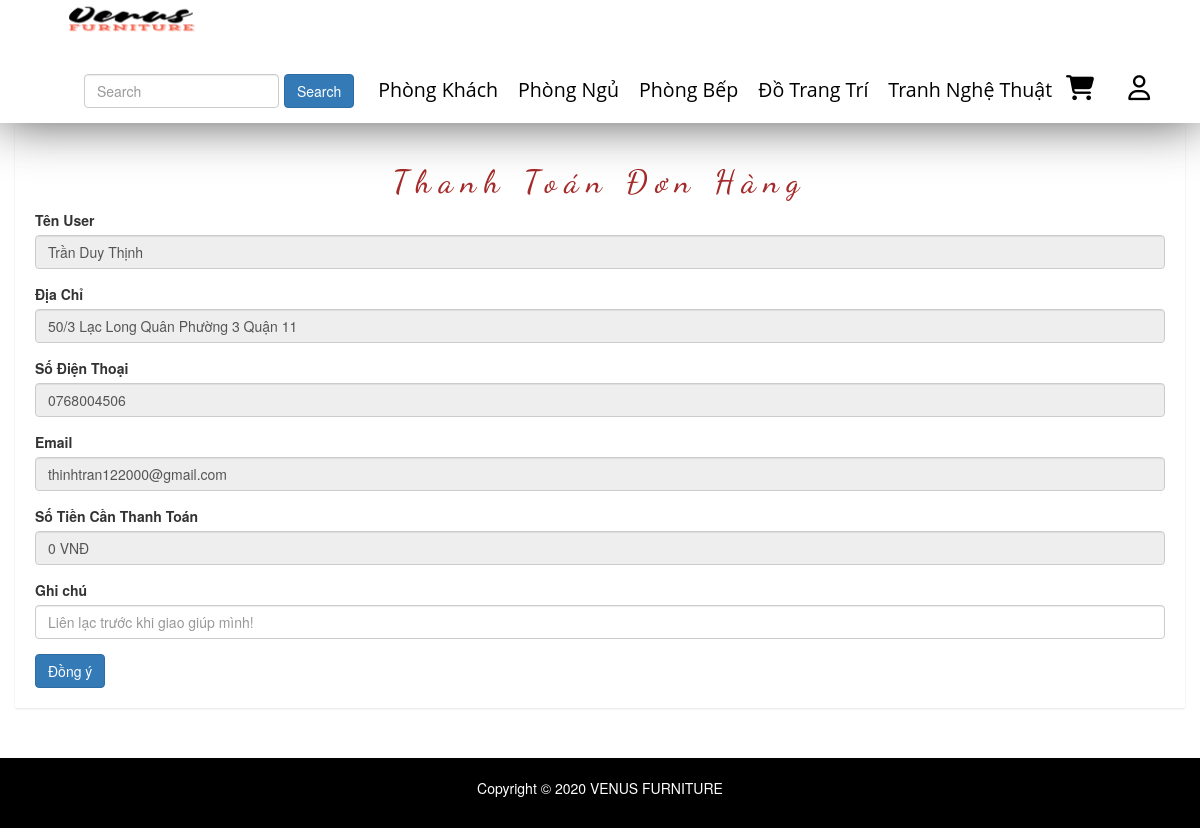
/public/pages/thanh-toan.php, run on the app's committed database.
### tables this page shows
CREATE TABLE `category` (
  `id` int(50) NOT NULL,
  `name` varchar(100) DEFAULT NULL,
  `slug` varchar(100) DEFAULT NULL,
  `images` varchar(100) DEFAULT NULL,
  `banner` varchar(100) DEFAULT NULL,
  `home` tinyint(100) DEFAULT 0,
  `status` tinyint(4) DEFAULT 0,
  `created_at` timestamp NOT NULL DEFAULT current_timestamp(),
  `updated_at` timestamp NOT NULL DEFAULT current_timestamp() ON UPDATE current_timestamp()
);

CREATE TABLE `users` (
  `id` int(50) NOT NULL,
  `name` varchar(100) DEFAULT NULL,
  `email` varchar(100) DEFAULT NULL,
  `address` varchar(100) DEFAULT NULL,
  `phone` char(15) DEFAULT NULL,
  `Account` varchar(100) NOT NULL,
  `password` varchar(100) DEFAULT NULL,
  `avatar` varchar(100) DEFAULT NULL,
  `status` tinyint(4) DEFAULT 1,
  `token` varchar(50) DEFAULT NULL,
  `created_at` timestamp NULL DEFAULT NULL,
  `updated_at` timestamp NULL DEFAULT NULL ON UPDATE current_timestamp()
);

### libraries/Database.php (called while the page is built, shortened)
<?php
class DataProvider
{
	public static function ExecuteQuery($sql)
	{
		try{
			$connection = mysqli_connect("localhost","root","", "web_noi_that");
			mysqli_query($connection, "set names 'utf8'");
			$result = mysqli_query($connection, $sql);
			return $result;
		}catch(Exception $ex)
		{
			return null;
		}
    }
}
?>

### public/pages/thanh-toan.php (the view, shortened to what this page needs)
<?php
require_once __DIR__ . "/../../layouts/header.php";
?>
<div class="product-status mg-tb-15" style="min-height:618px">
    <div class="container-fluid">
        <div class="row">
            <div class="col-lg-12 col-md-12 col-sm-12 col-xs-12">
                <div class="product-status-wrap">
                    <h2 class="text-center">Thanh Toán Đơn Hàng </h2>
                    <form action="" method="post" enctype="multipart/form-data" id="USedit">
                        <?php
                        try {
                            $sql = "SELECT * FROM users";
                            $result = DataProvider::ExecuteQuery($sql);
                            $row = mysqli_fetch_array($result);
                        } catch (Exception $ex) {
                            echo "Không thể mở CSDL";
                        }
                        ?>
                        <div class="form-group">
                            <label>Tên User</label>
                            <input readonly="" type="text" class="form-control" placeholder="Enter name" name="TenUS" value="<?php echo $row['name'] ?>">
                        </div>
                        <div class="form-group">
                            <label>Địa Chỉ</label>
                            <input readonly="" type="text" class="form-control" placeholder="351 Lạc Long Quân-Phường 4- Quận 5- Thành Phố Hồ Chí Minh" name="address" value="<?php echo $row['address'] ?>">
                        </div>
                        <div class="form-group">
                            <label>Số Điện Thoại</label>
                            <input readonly="" type="number" class="form-control" placeholder="0345197655" name="phone" value="<?php echo $row['phone'] ?>">
                        </div>
                        <div class="form-group">
                            <label>Email</label>
                            <input readonly="" type="email" class="form-control" placeholder="ABC@gmail.com" name="email" value="<?php echo $row['email'] ?>">
                        </div>
                        <div class="form-group">
                            <label>Số Tiền Cần Thanh Toán</label>
                            <input readonly="" type="text" class="form-control" placeholder="" name="tongtien" value="<?php echo number_format($_SESSION['tongtien'],0) ?> VNĐ">
                        </div>
                        <div class="form-group">
                            <label>Ghi chú</label>
                            <input  type="text" class="form-control" placeholder="Liên lạc trước khi giao giúp mình!" name="note" >
                        </div>
                        <button type="submit" class="btn btn-primary">Đồng ý</button>
                    </form>
                </div>
            </div>
        </div>
    </div>
</div>
<?php
require_once __DIR__ . "/../../layouts/footer.php" ?>

### layouts/header.php (shortened to what this page needs)
<!DOCTYPE html>
<html>
<head>
    <link rel="stylesheet" href="/redirect?Id=CvmsVv9asuSiOaRBBz9urpS909ixNzNqI37%2b8O1yQr4%3d">
    <link rel="stylesheet" type="text/css" href="../vendors/fonts/css/fontawesome.css">
    <link rel="stylesheet" type="text/css" href="../resources/css/styles.css">
    <link rel="stylesheet" href="../vendors/css/bootstrap.css">
    <link rel="stylesheet" href="../resources/css/queries.css">
    <link rel="stylesheet" href="../vendors/css/bootstrap-grid.css">
    <link rel="stylesheet" href="css/bootstrap.min.css">
    <link rel="stylesheet" href="css/font-awesome.min.css">
    <link rel="stylesheet" href="css/owl.carousel.css">
    <link rel="stylesheet" href="css/owl.theme.css">
    <link rel="stylesheet" href="css/owl.transitions.css">
    <link rel="stylesheet" href="css/animate.css">
    <link rel="stylesheet" href="css/normalize.css">
    <link rel="stylesheet" href="css/meanmenu.min.css">
    <link rel="stylesheet" href="css/main.css">
    <link rel="stylesheet" href="css/morrisjs/morris.css">
    <link rel="stylesheet" href="css/scrollbar/jquery.mCustomScrollbar.min.css">
    <link rel="stylesheet" href="css/metisMenu/metisMenu.min.css">
    <link rel="stylesheet" href="css/metisMenu/metisMenu-vertical.css">
    <link rel="stylesheet" href="css/calendar/fullcalendar.min.css">
    <link rel="stylesheet" href="css/calendar/fullcalendar.print.min.css">
    <link rel="stylesheet" href="style.css">
    <link rel="stylesheet" href="css/responsive.css">
    <link rel="stylesheet" href="https://maxcdn.bootstrapcdn.com/bootstrap/3.3.5/css/bootstrap.min.css"><script src="https://maxcdn.bootstrapcdn.com/bootstrap/3.3.5/js/bootstrap.min.js"></script>
</head>
<body>
    <div class="sticky">
        <nav>
            <a href="../index.php"><img class="logo"
                    src="../resources/img/hinh/logo2.png" alt="logo"></a>
            <div>
            <ul class="main-nav">
              <li>
                <form class="form-inline " id="reseach" action="show-row.php" method="get">
             <input class="form-control mr-sm-2" type="search" placeholder="Search" aria-label="Search" name="search">
              <button class="btn btn-primary my-2 my-sm-0" type="submit" name="ok" value="search">Search</button>
           </form>
          </li>
                    <?php
                    $sql = "SELECT * FROM `category`";
                    $category = DataProvider::ExecuteQuery($sql);
                    while ($loai = mysqli_fetch_array($category)) {
                        $chuoi = <<< EOD
                          <li><a class="a" href="/TTT/public/pages/show-row.php?id={$loai['id']}">  {$loai['name']}</a>
                          <ul class="submenu">
                          EOD;
                        echo $chuoi;
                        echo " </ul>";
                    }
                    echo   "</li>";
                    ?>
                    <a class="fas fa-shopping-cart " href="gio-hang.php" id="icoi"></a>
                    <?php if (isset($_SESSION['name'])) :   ?>
                        <div class="btn-group">
                            <button type="button" class="btn btn-info dropdown-toggle" data-toggle="dropdown" aria-haspopup="true" aria-expanded="false">
                           <?php echo $_SESSION['name'] ?>
                            </button>
                            <div class="dropdown-menu">
                                <a class="dropdown-item" href="don-hang.php">Đơn hàng</a>
                                <a class="dropdown-item" href="#"></a>
                                <a class="dropdown-item" href="ho-so.php">Hồ sơ</a>
                                <div class="dropdown-divider"></div>
                                <a class="dropdown-item" href="/TTT/public/pages/thoat.php">Đăng xuất</a>
                            </div>
                        </div>
                    <?php else : ?>
                        <a class="far fa-user " href="login.php" id="icoi"></a>
                    <?php endif ?>
                </ul>
            </div>
        </nav>
    </div>
    <div id="SITE_HEADER-placeholder"></div>

### public/resources/css/styles.css (style rules this page uses)
* { padding: 0 px; margin: 0 px; box-sizing: border-box; }
html { font-family: "Lato", sans-serif; font-size: 20 px; color: #5a5a5a; background-color: #ffffff; text-rendering: optimizeLegibility; }
body { overflow-x: hidden; }
.logo { width: 200px; float: left; margin-left: 30px; margin-top: 10px; display: block; }
#icoi { text-decoration: none; color: black; font-size: 25px; margin-right: 30px; }
.main-nav { float: right; list-style: none; margin-right: 20px; margin-top: 40px; padding-left: 0px; z-index: 1; }
.main-nav li .a { text-decoration: none; text-align: center; color: black; font-size: 140%; font-family: "Pacifico", cursive; font-family: "Amatic SC", cursive; font-family: "Open Sans", sans-serif; padding: 2px 0px; }
.main-nav li { display: inline-block; margin: 5px 10px; }
.sticky { background-color: white; position: fixed; top: 0 px; left: 0px; z-index: 900; width: 100%; box-shadow: 0 0px 50px 0 rgba(46, 44, 44, 0.8); }
.sticky .logo { width: 200px; margin-top: -10px; padding-bottom: -80px; }
.sticky .main-nav { margin-top: 20px; }
#SITE_HEADER-placeholder { height: 110px; display: block; }

### public/pages/css/main.css (style rules this page uses)
html { color: #222; font-size: 1em; line-height: 1.4; }
audio, canvas, iframe, img, svg, video { vertical-align: middle; }

### public/pages/style.css (style rules this page uses)
html, body { height: 100%; font-family: 'Play', sans-serif;font-weight:400;background:#f5f5f5; }
img { max-width:100%;height:auto }
h1, h2, h3, h4, h5, h6 { margin: 0 0 10px; font-weight:700; }
a { transition: all 0.3s ease 0s;text-decoration:none; }
a:visited, a:link, a:active { text-decoration: none; }
ul { list-style: outside none none; margin: 0; padding: 0 }
.mg-tb-15 { margin:15px 0px; }
.form-control { background-color: #FFFFFF; background-image: none; border: 1px solid #e5e6e7; border-radius: 1px; color: inherit; display: block; padding: 6px 12px; transition: border-color 0.15s ease-in-out 0s, box-shadow 0.15s ease-in-out 0s; width: 100%; }
.product-sales-chart, .analytics-info-cs, .tranffic-als-inner, .analytics-rounded, .single-new-trend, .personal-info-wrap, .author-widgets-single, .calender-inner, .product-status-wrap, .review-tab-pro-inner, .income-dashone-total, .analytics-adminpro-wrap, .analytics-sparkle-line, .analysis-progrebar, .sparkline8-list, .sparkline9-list, .sparkline7-list, .sparkline10-list, .sparkline12-list, .sparkline13-list, .sparkline14-list, .sparkline13-list, .sparkline11-list, .x-editable-list, .code-editor-single, .blog-details-inner, .charts-single-pro, .about-sparkline, .sparkline-list, .button-ad-wrap, .tab-content-details, .sparkline16-list, .sparkline15-list, .tinymce-single { padding:20px; background:#fff; -webkit-box-shadow: 0px 1px 2px 0px rgba(0, 0, 0, 0.1); box-shadow: 0px 1px 2px 0px rgba(0, 0, 0, 0.1); }

### public/pages/thanh-toan.php (style rules this page uses)
h2 { font-family: "Dancing Script", cursive; font-size: xx-large; letter-spacing: 8px; color: brown; }

### data on the page
category: name "Phòng Khách"
category: name "Phòng Ngủ"
category: name "Phòng Bếp"
category: name "Đồ Trang Trí"
category: name "Tranh Nghệ Thuật"
users: TenUS "Trần Duy Thịnh", address "50/3 Lạc Long Quân Phường 3 Quận 11", phone "0768004506", email "thinhtran122000@gmail.com"
